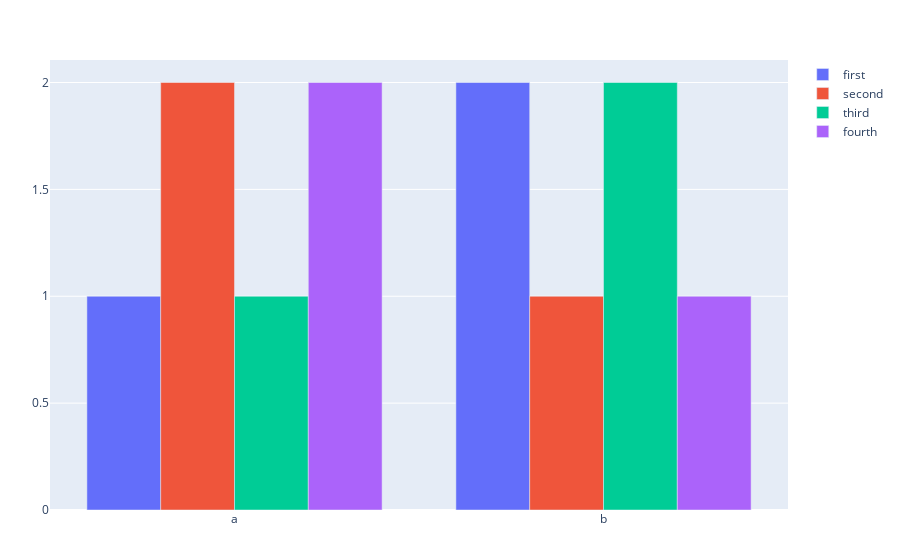

This figure's notebook cell:
### Code cell
using PlotlyJS
trace1 = bar(name="first", x=["a", "b"], y=[1,2])
trace2 = bar(name="second", x=["a", "b"], y=[2,1])
trace3 = bar(name="third", x=["a", "b"], y=[1,2])
trace4 = bar(name="fourth", x=["a", "b"], y=[2,1])

plot([trace1, trace2, trace3, trace4])

### Figure 1 — Plotly figure (JSON) as saved in the notebook; plotly's stock layout.template omitted (floating-point values rounded to 4 significant figures)
{"data": [{"name": "first", "type": "bar", "x": ["a", "b"], "y": [1, 2]}, {"name": "second", "type": "bar", "x": ["a", "b"], "y": [2, 1]}, {"name": "third", "type": "bar", "x": ["a", "b"], "y": [1, 2]}, {"name": "fourth", "type": "bar", "x": ["a", "b"], "y": [2, 1]}], "layout": {"autosize": true, "margin": {"b": 50, "l": 50, "r": 50, "t": 60}, "xaxis": {"autorange": true, "range": [-0.5, 1.5], "type": "category"}, "yaxis": {"autorange": true, "range": [0, 2.105], "type": "linear"}}}
